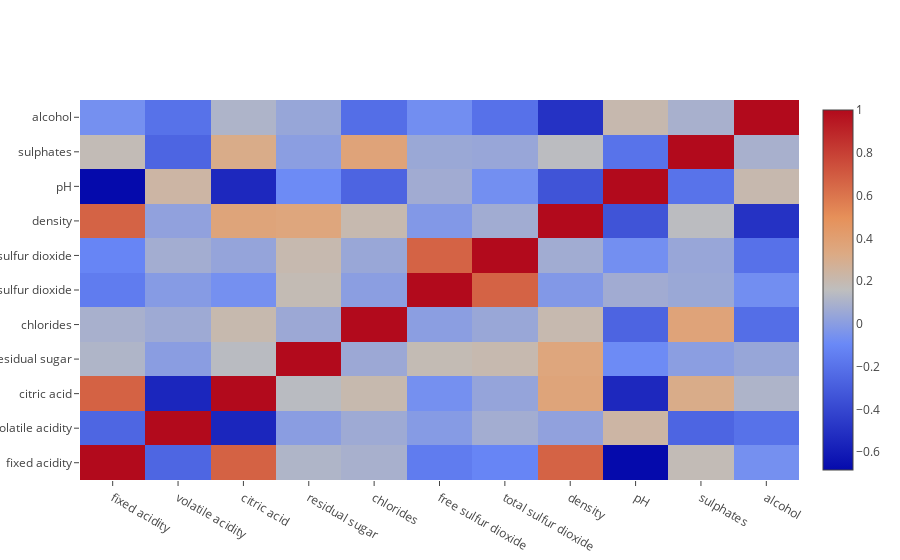

The notebook cell this image was saved under:
### Markdown cell above
Il grafico sottostante riporta la correlazione che intercorre tre la feature. Una correlazione positiva indica che quando la prima feature cresce anche la seconda cresce. Una correlazione negativa indica una tendenza inversa all'aumento: quando la prima aumenta la seconda tende a diminuire.

### Code cell
df_ = copy.copy(df_norm).drop(columns=['quality'])
covariance_matrix = df_.corr()
#print(covariance_matrix)
covariance_matrix = covariance_matrix.values
x_ = []
y_ = []
z_ = []

for i in range(11):
    z_.append(covariance_matrix[i,])
    x_.append(df_norm.columns[i])
    y_.append(df_norm.columns[i])
#print(z_)

trace = go.Heatmap(z=z_,
                   x=x_,
                   y=y_)    
    
#trace = go.Heatmap(z=[[1, 20, 30, 50, 1], [20, 1, 60, 80, 30], [30, 60, 1, -10, 20]],
#                   x=['Monday', 'Tuesday', 'Wednesday', 'Thursday', 'Friday'],
#                   y=['Morning', 'Afternoon', 'Evening'])
figure = go.Figure(data=[trace])
iplot(figure)

### Figure 1 — Plotly figure (JSON) as saved in the notebook; plotly's stock layout.template omitted (floating-point values rounded to 4 significant figures)
{"data": [{"type": "heatmap", "uid": "6c3bd3fa-b2f2-418d-b011-4eacde18f6de", "x": ["fixed acidity", "volatile acidity", "citric acid", "residual sugar", "chlorides", "free sulfur dioxide", "total sulfur dioxide", "density", "pH", "sulphates", "alcohol"], "y": ["fixed acidity", "volatile acidity", "citric acid", "residual sugar", "chlorides", "free sulfur dioxide", "total sulfur dioxide", "density", "pH", "sulphates", "alcohol"], "z": [[1, -0.2561, 0.6717, 0.1148, 0.09371, -0.1538, -0.1132, 0.668, -0.683, 0.183, -0.06167], [-0.2561, 1, -0.5525, 0.001918, 0.0613, -0.0105, 0.07647, 0.02203, 0.2349, -0.261, -0.2023], [0.6717, -0.5525, 1, 0.1436, 0.2038, -0.06098, 0.03553, 0.3649, -0.5419, 0.3128, 0.1099], [0.1148, 0.001918, 0.1436, 1, 0.05561, 0.187, 0.203, 0.3553, -0.08565, 0.005527, 0.04208], [0.09371, 0.0613, 0.2038, 0.05561, 1, 0.005562, 0.0474, 0.2006, -0.265, 0.3713, -0.2211], [-0.1538, -0.0105, -0.06098, 0.187, 0.005562, 1, 0.6677, -0.02195, 0.07038, 0.05166, -0.06941], [-0.1132, 0.07647, 0.03553, 0.203, 0.0474, 0.6677, 1, 0.07127, -0.06649, 0.04295, -0.2057], [0.668, 0.02203, 0.3649, 0.3553, 0.2006, -0.02195, 0.07127, 1, -0.3417, 0.1485, -0.4962], [-0.683, 0.2349, -0.5419, -0.08565, -0.265, 0.07038, -0.06649, -0.3417, 1, -0.1966, 0.2056], [0.183, -0.261, 0.3128, 0.005527, 0.3713, 0.05166, 0.04295, 0.1485, -0.1966, 1, 0.09359], [-0.06167, -0.2023, 0.1099, 0.04208, -0.2211, -0.06941, -0.2057, -0.4962, 0.2056, 0.09359, 1]]}], "layout": {}}
